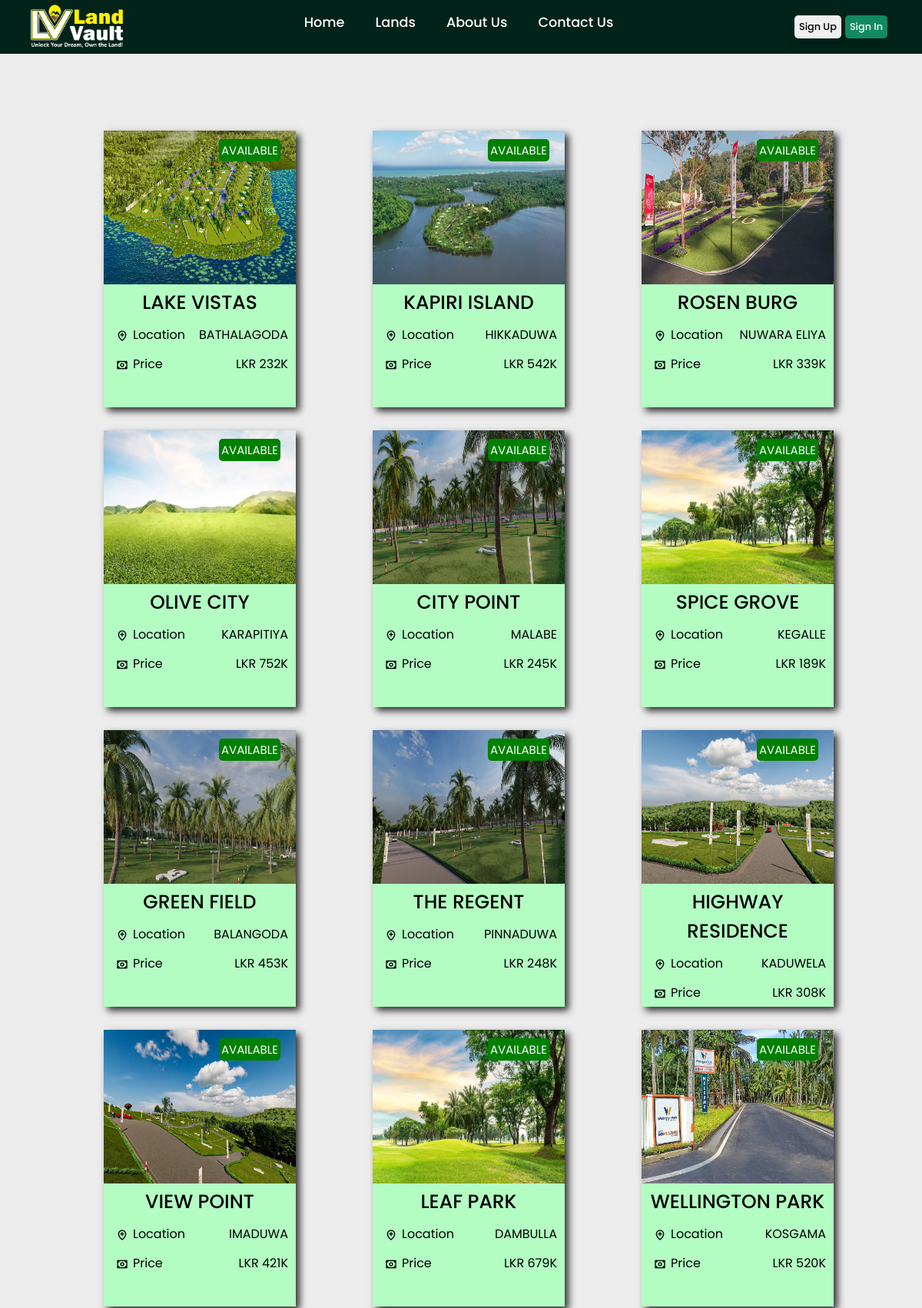
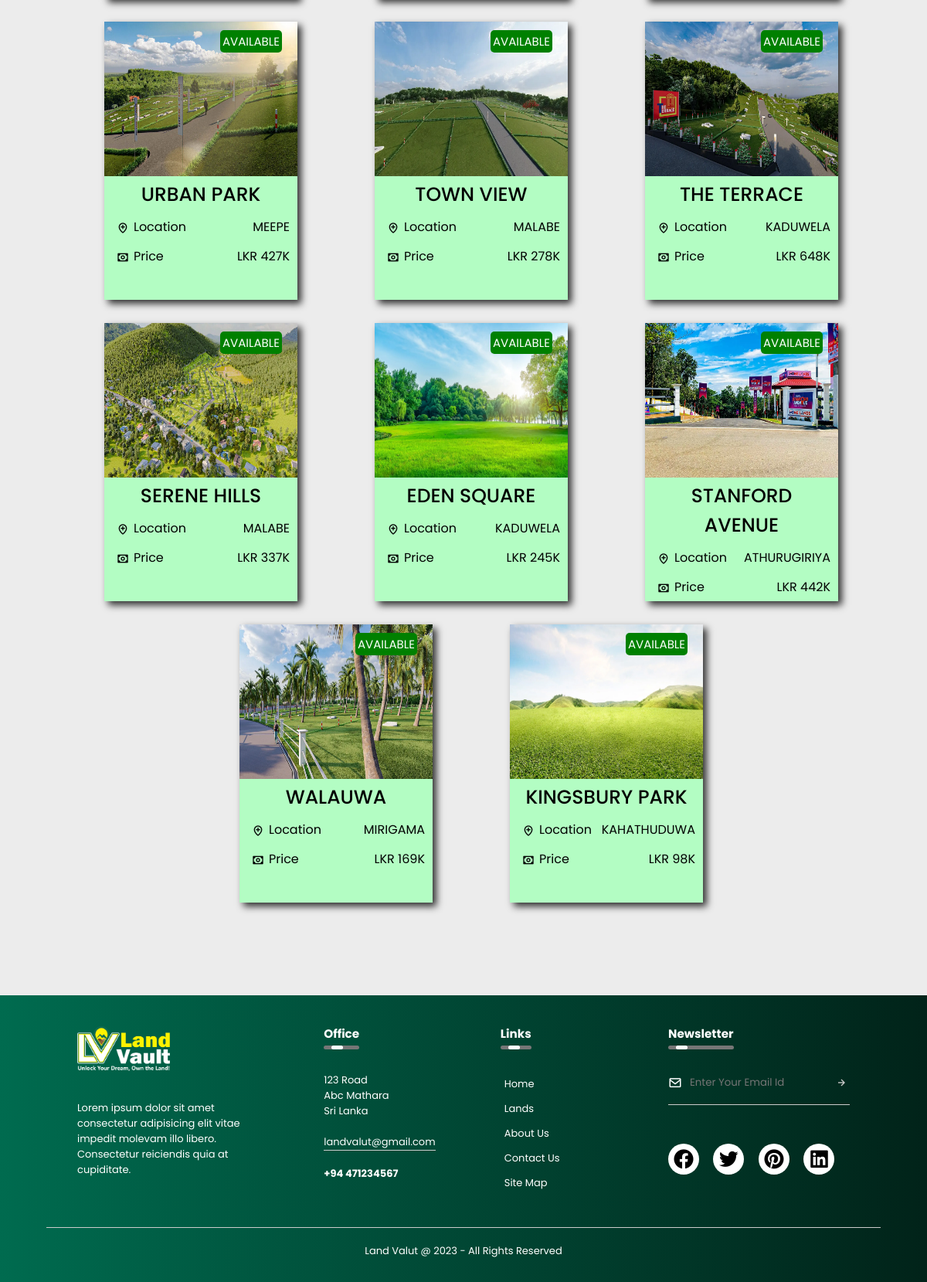
The page /lands.php on the database its author committed (2 pictures, top to bottom).
### tables this page shows
CREATE TABLE land(
	landID INT AUTO_INCREMENT PRIMARY KEY NOT NULL,
	l_title varchar(60) NOT NULL,
	l_location varchar(30) NOT NULL,
	l_price varchar(20) NOT NULL,
	l_imgLoc varchar(20) NOT NULL,
	sellerID INT NOT NULL,
	isSold INT NOT NULL,
	l_description varchar(300)
);

### lands.php (the view, shortened to what this page needs)
<?php
 $title = 'Lands'; include("header.php");
?>
<link rel="stylesheet" href="./css/lands.css">
<div class='city-sector'>
        <div class='city-grid'>
<?php
    $sql = "SELECT * from land";
    $result = $conn->query($sql);
    if ($result->num_rows > 0) {
        while ($row = $result->fetch_assoc()) {
                echo "
        <a href='./landDetails.php?id=".$row['landID']."'>
            <div class='city' id='c1'>
                <div class='pic-container'>
                    <img src='./images/lands/".$row['l_imgLoc'].".webp' alt=''>
                </div>
                <div class='city-det'>
                    <div class='title'>
                        <p class='l1'>".$row['l_title']."</p>
                    </div>
                    <div class='location'>
                        <div class='location-div'>
                            <i class='bx bx-location-plus'></i>
                            <p>Location</p>
                        </div>
                        <p>".$row['l_location']."</p>
                    </div>
                    <div class='price'>
                        <div class='price-div'>
                            <i class='bx bx-money'></i>
                            <p>Price</p>
                        </div>
                        <p>LKR ".$row['l_price']."</p>
                    </div>
                </div>
            </div>
        </a>
    ";
    if ($row['isSold'] === '0' ){
            echo "<div class='available'>
                    <p>AVAILABLE</p>
                  </div>";
    }
    else if ($row['isSold'] === '1' ) {
        echo "<div class='sold'>
                    <p>SOLD OUT</p>
                  </div>";
    }
                            }
                        }
    ?>
    </div>
    </div>
<?php include("footer.php"); ?>

### header.php (shortened to what this page needs)
<!DOCTYPE html>
<html lang="en">
  <head>
    <link rel="stylesheet" href="./css/header.css">
    <link rel="stylesheet" href="https://unpkg.com/boxicons@latest/css/boxicons.min.css">
  </head>
  <body>
    <nav id="nav_bar">
      <div class="nav_container">
        <div class="nav_logo">
          <a href="./index.php"><img src="./images/logo/logo1.png" alt="LandVault"></a>
        </div>
        <div class="nav_links">
          <ul>
            <li><a href="./index.php">Home</a></li>
            <li><a href="./lands.php">Lands</a></li>
            <li><a href="./aboutUs.php">About Us</a></li>
            <li><a href="./contactUs.php">Contact Us</a></li>
          </ul>
        </div>
        <div class="nav_btn">
        <?php
            if (isset($_SESSION["id"])) {
              if ($_SESSION["role"] === 'admin') {
                echo '<a href="./adminDashboard.php"><button class="dashboard">Admin Dashboard</button></a>';
              }
              else if (($_SESSION["role"] === 'buyer')) {
                echo '<a href="./buyerDashboard.php"><button class="dashboard">Dashboard</button></a>';
              }
              else if (($_SESSION["role"] === 'seller')) {
                echo '<a href="./sellerDashboard.php"><button class="dashboard">Dashboard</button></a>';
              }
              echo '<a href="./config/logout.php"><button class="logout">Logout</button></a>';
            }
            else {
              echo '<a href="./signup.php"><button class="signup">Sign Up</button></a>';
              echo '<a href="./signin.php"><button class="signin">Sign In</button></a>';
            }
            ?>
        </div>
      </div>
    </nav>

### footer.php (shortened to what this page needs)
<!DOCTYPE html>
<html lang="en">
<head>
    <link rel="stylesheet" href="./css/footer.css">
    <link rel="stylesheet" href="https://unpkg.com/boxicons@latest/css/boxicons.min.css">
</head>
<body>
    <footer>
        <div class="row">
            <div class="col">
                <a href="#"><img src="./images/logo/logo2.png" class="logo"> </a>
                <p>Lorem ipsum dolor sit amet consectetur adipisicing elit vitae impedit molevam illo libero. Consectetur reiciendis quia at cupiditate.</p>
            </div>
            <div class="col">
                <h3>Office <div class="underline"><span></span></div></h3>
                <p>123 Road</p>
                <p>Abc Mathara</p>
                <p>Sri Lanka</p>
                <p class="email-id">landvalut@gmail.com</p>
                <h4>+94 471234567</h4>
            </div>
            <div class="col">
                <h3>Links <div class="underline"><span></span></div></h3>
                <ul>
                    <li><a href="./index.php">Home</a></li>
                    <li><a href="./lands.php#">Lands</a></li>
                    <li><a href="./aboutUs.php">About Us</a></li>
                    <li><a href="./contactUs.php">Contact Us</a></li>
                    <li><a href="./siteMap.php">Site Map</a></li>
                </ul>
            </div>
            <div class="col">
                <h3>Newsletter <div class="underline"><span></span></div></h3>
                <form class="form" action="">
                    <i class='bx bx-envelope'></i>
                    <input type="email" placeholder= "Enter Your Email Id" required>
                    <button type = "submit"><i class='bx bx-right-arrow-alt'></i></button>
                </form>
                <div class="social-icons">
                    <a href="facebook.com"><i class='bx bxl-facebook-circle'></i></a>
                    <a href="twitter.com"><i class='bx bxl-twitter' ></i></a>
                    <a href="pinterest.com"><i class='bx bxl-pinterest' ></i></a>
                    <a href="linkedin.com"><i class='bx bxl-linkedin-square' ></i></a>
                </div>
            </div>
        </div>
        <hr>
        <p class="copyright">Land Valut @ 2023 - All Rights Reserved</p>
    </footer>
</body>

### css/header.css (style rules this page uses)
* { margin: 0; padding: 0; box-sizing: border-box; font-family: 'Poppins', sans-serif; scroll-behavior: smooth; list-style: none; text-decoration: none; }
body { background-color: #ececec; }
#nav_bar { opacity: 1; transition: opacity 0.3s ease-in-out; }
.nav_container { position: fixed; width: 100%; height: 70px; display: flex; background-color: #012319; align-items: center; justify-content: space-between; padding: 0 40px; z-index: 50000; }
.nav_logo img { margin-top: 5px; width: 120px; }
.nav_links ul { display: flex; }
.nav_links ul li a { color: #fff; font-size: 1.1rem; padding: 10px 2px; margin: 0 18px; font-weight: 500; position: relative; }
.nav_links ul li a::after { content: ""; position: absolute; color: #fff200; background-color: #fff200; height: 5px; width: 0; left: 0; bottom: 0; transition: 0.3s; }
.nav_btn button { font-size: 0.8rem; font-weight: 500; cursor: pointer; padding: 6px; margin-right: 5px; border: 0; border-radius: 5px; box-shadow: 0 10px 10px rgba(0,0,0,0.1); }
.nav_btn .signin { color: white; background-color: #118961; }

### css/lands.css (style rules this page uses)
.city-sector { position: relative; top: 150px; width: 90%; height: 100%; margin: auto; align-items: center; justify-content: center; text-align: center; border-radius: 10px; }
.city-grid { display: flex; align-items: center; justify-content: center; text-align: center; flex-direction: row; flex-wrap: wrap; position: relative; width: 100%; height: auto; padding-bottom: 60px; margin-bottom: 200px; margin-left: 60px; }
.city { position: relative; height: 360px; width: 250px; background-color: whitesmoke; margin: 20px 20px 10px 0; box-shadow: 5px 5px 9px rgba(0,0,0,0.8); overflow: hidden; transition: 0.3s; }
.city .pic-container { height: 200px; width: 250px; overflow: hidden; transition: all 0.5s ease; background-size: cover; }
.city .pic-container img { height: 200px; width: 250px; }
.city .city-det { position: absolute; font-size: 25px; background-color: #b3fdc3; color: #000; width: 100%; height: 100%; padding-top: 5px; padding-left: 10px; padding-right: 10px; text-align: center; font-weight: 500; cursor: pointer; transition: all 0.5s ease; }
.city .city-det .location, .price { margin-top: 10px; display: flex; justify-content: space-between; font-size: 16px; font-weight: normal; }
.location-div , .price-div { display: flex; }
.bx-location-plus, .bx-money { font-size: 16px; padding: 6px; }
.available { position: relative; z-index: 999999; left: -120px; top: -150px; background-color: green; padding: 3px; border: none; border-radius: 5px; color: #fff; font-size: 15px; }

### rows shown on the page
land: shows a picture, l_title "LAKE VISTAS", l_location "BATHALAGODA", l_price "232K", isSold "AVAILABLE"
land: shows a picture, l_title "KAPIRI ISLAND", l_location "HIKKADUWA", l_price "542K", isSold "AVAILABLE"
land: shows a picture, l_title "ROSEN BURG", l_location "NUWARA ELIYA", l_price "339K", isSold "AVAILABLE"
land: l_title "OLIVE CITY", l_location "KARAPITIYA", l_price "752K", isSold "AVAILABLE"
land: shows a picture, l_title "CITY POINT", l_location "MALABE", l_price "245K", isSold "AVAILABLE"
land: l_title "SPICE GROVE", l_location "KEGALLE", l_price "189K", isSold "AVAILABLE"
land: shows a picture, l_title "GREEN FIELD", l_location "BALANGODA", l_price "453K", isSold "AVAILABLE"
land: shows a picture, l_title "THE REGENT", l_location "PINNADUWA", l_price "248K", isSold "AVAILABLE"
land: shows a picture, l_title "HIGHWAY RESIDENCE", l_location "KADUWELA", l_price "308K", isSold "AVAILABLE"
land: shows a picture, l_title "VIEW POINT", l_location "IMADUWA", l_price "421K", isSold "AVAILABLE"
land: l_title "LEAF PARK", l_location "DAMBULLA", l_price "679K", isSold "AVAILABLE"
land: shows a picture, l_title "WELLINGTON PARK", l_location "KOSGAMA", l_price "520K", isSold "AVAILABLE"
land: shows a picture, l_title "URBAN PARK", l_location "MEEPE", l_price "427K", isSold "AVAILABLE"
land: shows a picture, l_title "TOWN VIEW", l_location "MALABE", l_price "278K", isSold "AVAILABLE"
land: shows a picture, l_title "THE TERRACE", l_location "KADUWELA", l_price "648K", isSold "AVAILABLE"
land: shows a picture, l_title "SERENE HILLS", l_location "MALABE", l_price "337K", isSold "AVAILABLE"
land: shows a picture, l_title "EDEN SQUARE", l_location "KADUWELA", l_price "245K", isSold "AVAILABLE"
land: shows a picture, l_title "STANFORD AVENUE", l_location "ATHURUGIRIYA", l_price "442K", isSold "AVAILABLE"
land: shows a picture, l_title "WALAUWA", l_location "MIRIGAMA", l_price "169K", isSold "AVAILABLE"
land: l_title "KINGSBURY PARK", l_location "KAHATHUDUWA", l_price "98K", isSold "AVAILABLE"
